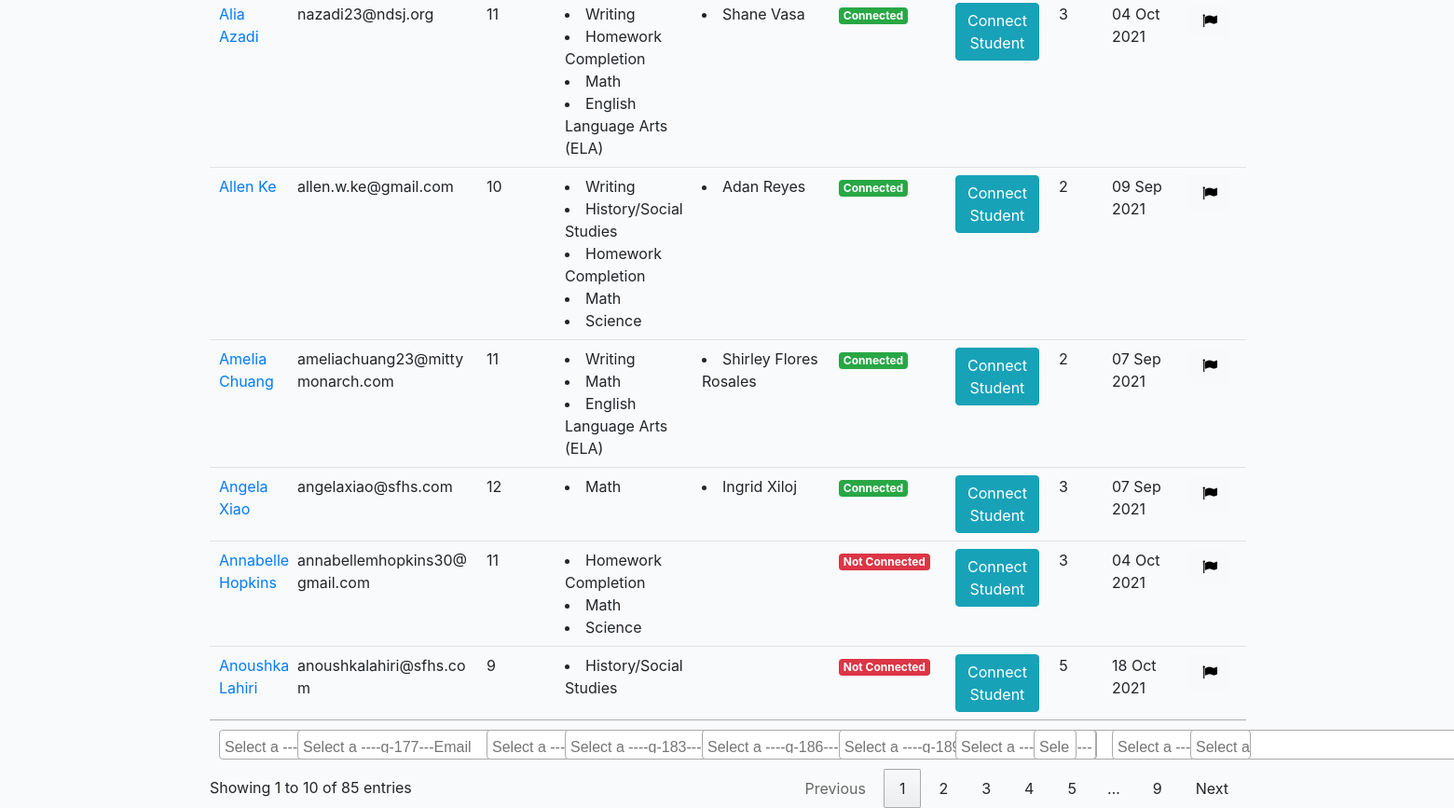
The page /middleschool/tutors/ (signed in, lower part) on the database as committed earlier.
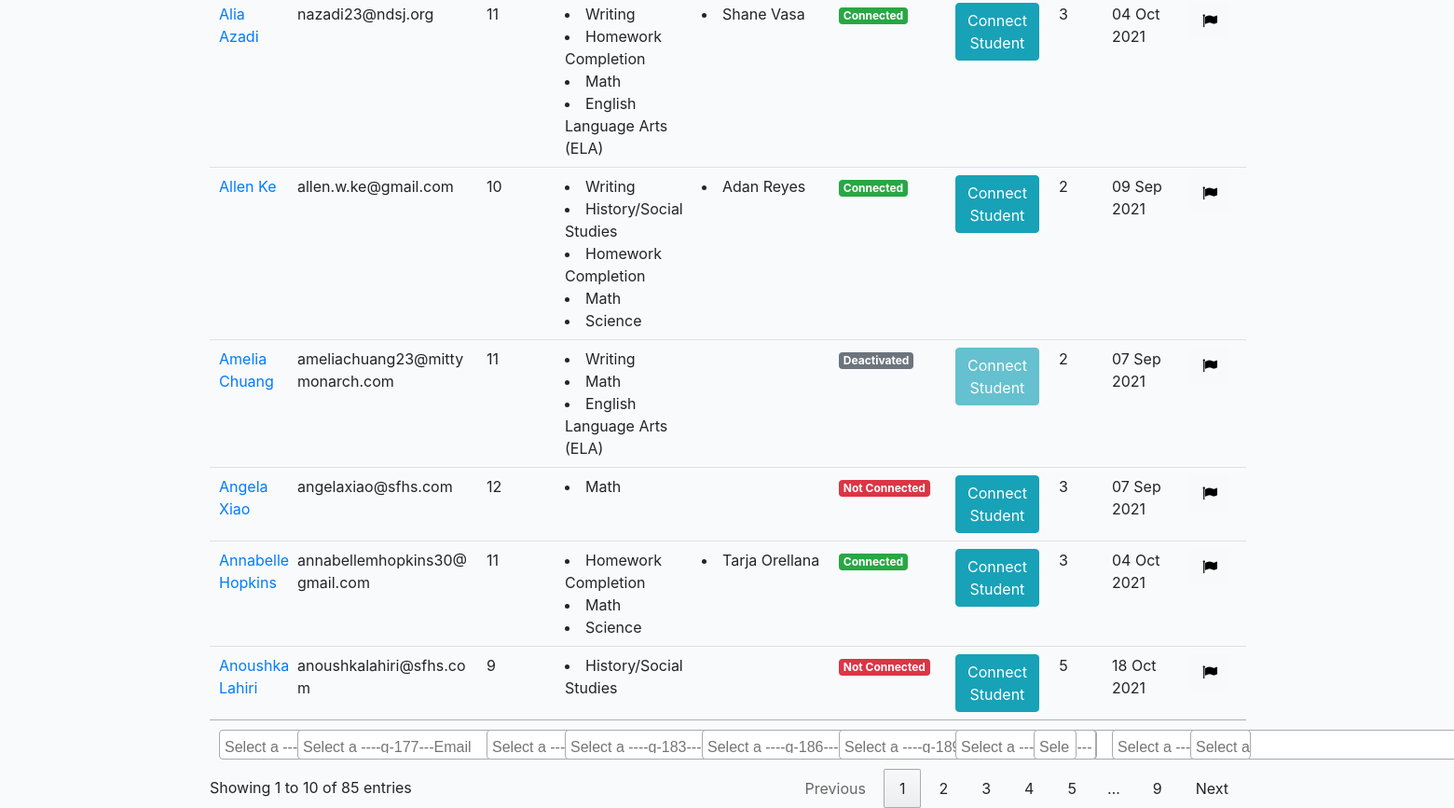
The same page on the database as committed later.
### middleschool/models.py (models this page shows, shortened)
class Profile(models.Model):
    role = models.CharField(max_length=200, choices=ROLE_CHOICES_PROFILE, null=True)
    avatar = models.ImageField(default='avatar.png', upload_to='avatars/')
    first_name = models.CharField(max_length=200, blank=True)
    last_name = models.CharField(max_length=200, blank=True)
    email = models.EmailField(max_length=200, blank=True)
    student_grade = models.CharField(null=True, blank=True, max_length=200, choices=STUDENT_GRADE_CHOICES)
    grade = models.CharField(null=True, blank=True, max_length=200, choices=GRADE_CHOICES)
    academic_advisor = models.ForeignKey(Academicadvisor, null=True, blank=True, on_delete=models.CASCADE, related_name='academic_advisor')
    academic_advisor_email = models.EmailField(max_length=200, blank=True)
    subjects = models.ManyToManyField(Subject, blank=True, related_name='subjects')
    school = models.CharField(max_length=200, blank=True)
    friends = models.ManyToManyField("self", blank=True, related_name='testfriends')
    updated = models.DateTimeField(auto_now=True)
    created = models.DateTimeField(auto_now_add=True)
    slug = models.SlugField(unique=True, blank=True)
    flag = models.BooleanField(default=False)
    parent1_first_name = models.CharField(max_length=200, blank=True)
    parent1_last_name = models.CharField(max_length=200, blank=True)
    parent1_phone = models.CharField(max_length=200, blank=True)
    parent1_email = models.EmailField(max_length=200, blank=True)
    student_capacity = models.IntegerField(null=True, blank=True)
    phone = models.CharField(max_length=200, blank=True)
    question = models.TextField(null=True, blank=True, max_length=1000)
    languages = models.ManyToManyField(Language, blank=True, related_name='subjects')
    comfortable_share_phone = models.BooleanField(default=False)
    permission_share_grade = models.BooleanField(default=False)
    optional_school_loop_profile_link = models.TextField(null=True, blank=True, max_length=500)
    optional_school_loop_username = models.TextField(null=True, blank=True, max_length=500)
    optional_school_loop_password = models.TextField(null=True, blank=True, max_length=500)
    parent_languages = models.CharField(null=True, blank=True, max_length=200, choices=LANGUAGE_CHOICES)
    age = models.IntegerField(null=True, blank=True)
    ethnic = models.CharField(null=True, blank=True, max_length=200, choices=ETHNIC_CHOICES)
    note = models.TextField(null=True, blank=True, max_length=1000)
    interest = models.ManyToManyField(Interest, blank=True, related_name='interest')
    check = models.CharField(null=True, blank=True, max_length=200, choices=YES_NO)
    status = models.CharField(null=True, blank=True, max_length=200, choices=PROFILE_STATUS, default='active')
    def get_absolute_url(self):
        return reverse("middleschool:profile-detail-view", kwargs={"slug": self.slug})
    def get_friends(self):
        return self.friends.all()
    def get_friends_no(self):
        return self.friends.all().count()
    def get_subjects(self):
        return self.subjects.all()
    __initial_first_name = None
    __initial_last_name = None
    def __init__(self, *args, **kwargs):
        super().__init__(*args, **kwargs)
        self.__initial_first_name = self.first_name
        self.__initial_last_name = self.last_name

class Subject(models.Model):
    name = models.CharField(max_length=200, blank=True)
    def __str__(self):
        return self.name

### middleschool/views.py (the view)
# urls.py: path('tutors/', TutorProfileListView.as_view(), name='tutor-profiles-view'),
@method_decorator(login_required, name='dispatch')
@method_decorator(allowed_users(allowed_roles=['middletutor', 'admin']), name='dispatch')
class TutorProfileListView(ListView):
    model = Profile
    template_name = 'middleschool/tutor-profile-list.html'
    def get_queryset(self):
        qs = Profile.objects.filter(role='tutor')
        return qs
    def get_context_data(self, **kwargs):
        context = super().get_context_data(**kwargs)
        active_recipients = []
        active_conn = Connection.objects.filter(status='connected')
        for i in active_conn:
            active_recipients.append(i.tutor.email)
        active_recipients = list(set(active_recipients))
        active_recipients = ("; ".join(active_recipients))
        context["active_recipients"] = active_recipients
        recipients = list(i for i in Profile.objects.filter(role='tutor').values_list('email', flat=True))
        recipients = ("; ".join(recipients))
        context["recipients"] = recipients
        return context

### cprofiles/context_processors.py (called while the page is built)
def choice_question(request):
    if(request.user.id):
        choice_unanswered_question_num = Question.objects.filter(status="UNANSWERED").count()
        choice_session_flag_num = Session.objects.filter(flag=True).count()
        return {
            'choice_unanswered_question_num' : choice_unanswered_question_num,
            'choice_session_flag_num' : choice_session_flag_num
        }
    return {}

### middleschool/context_processors.py (called while the page is built)
def middle_school_question(request):
    if(request.user.id):
        middle_school_unanswered_question_num = Question.objects.filter(status="UNANSWERED").count()
        middle_school_session_flag_num = Session.objects.filter(flag=True).count()
        return {
            'middle_school_unanswered_question_num' : middle_school_unanswered_question_num,
            'middle_school_session_flag_num' : middle_school_session_flag_num
        }
    return {}

### templates/middleschool/tutor-profile-list.html (shortened to what this page needs)
{% extends 'middleschoolbase.html' %}
{% load static %}
{% block stylesheet %}{% static '/css/my_invites.css' %}{% endblock %}
{% block content %}
<p><a href="mailto:{{recipients}}">Click here to email All Tutors</a>
<p><a href="mailto:{{active_recipients}}">Click here to email Active Tutors</a>
    <div class="table-responsive-lg">
        <table id="myTable" class="table">
            <tfoot>
                <tr>
                    <th>Name</th>
                    <th>Email</th>
                    <th>Grade</th>
                    <th>Subjects</th>
                    <th>Student</th>
                    <th>Status</th>
                    <th>Action</th>
                    <th>Capacity</th>
                    <th>Date Added</th>
                    <th>Flag</th>
                </tr>
            </tfoot>
            <tbody>
                {% for obj in object_list %}
                <tr>
                    <td><a href="{{obj.get_absolute_url}}">{{obj.first_name}} {{obj.last_name}}</a></td>
                    <td style="word-break:break-all;">{{obj.email}}</td>
                    <td>{{obj.grade}}</td>
                    <td>
                        {% for subject in obj.get_subjects %}<li>{{subject}} </li>{% endfor %}
                    </td>
                    <td>
                        {% for friend in obj.get_friends %}<li>{{friend.first_name}} {{friend.last_name}} </li>{% endfor %}
                    </td>
                    <td>
                    {% if obj.status == 'deactivated' %}
                        <div><span class="badge badge-secondary">Deactivated</span></div>
                    {% else %}
                        {% for friend in obj.get_friends %}
                        <div><span class="badge badge-success">Connected</span></div>
                        {% empty %}
                        <div><span class="badge badge-danger">Not Connected</div>
                        {% endfor %}
                    {% endif %}
                    </td>
                    {% if obj.status == 'deactivated' %}
                    <td><a href="{% url 'middleschool:tutor-detail-view' obj.slug %}"><button type="submit"
                                class="btn btn-info" disabled>Connect Student</button></a></td>
                    {% elif obj.student_capacity > obj.get_friends_no or obj.student_capacity == None %}
                    <td><a href="{% url 'middleschool:tutor-detail-view' obj.slug %}"><button type="submit"
                                class="btn btn-info">Connect Student</button></a></td>
                    {% else %}
                    <td><a href="{% url 'middleschool:tutor-detail-view' obj.slug %}"><button type="submit"
                                class="btn btn-info" disabled>Connect Student</button></a></td>
                    {% endif %}
                    <td class="capacity">{{ obj.student_capacity }}</td>
                    <td>{{ obj.created |date:"d M Y"  }}</td>
                    <td>
                        <form action="{% url 'middleschool:flag-tutor' %}" method="POST" class='like-form' id='{{obj.id}}'>
                            <button type="submit" class="like_btn btn btn-light like-btn{{obj.id}}">
                                {% if obj.flag == False %}
                                <i class="fa fa-flag thumb{{obj.id}}" style="color:black"></i>
                                {% else %}
                                <i class="fa fa-flag thumb{{obj.id}}" style="color:red"></i>
                                <p class="flag">true</p>
                                {% endif %}
                            </button>
                        </form>
                    </td>
                </tr>
                {% endfor %}
            </tbody>
        </table>
    </div>
    {% endblock content %}

Rows that differ between the two databases and show on the page:
no longer on this page (row edited): Profile: first_name "Ingrid", last_name "Xiloj"
no longer on this page (row edited): Profile: first_name "Shirley", last_name "Flores Rosales"
changed Profile "Angela": now shows "Not Connected"
changed Profile "Amelia": now shows "Deactivated"
changed Profile "Annabelle": no longer shows "Not Connected"
now on this page (row edited): Profile: first_name "Tarja", last_name "Orellana"
